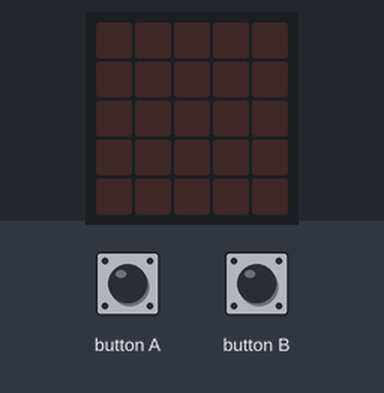
Bench run of a program on a simulated BBC micro:bit (MakeCode). Parts: the board's 5×5 LED display. The test bench sets the inputs (shaded band).

Above: at 1.2 s.
1.3 s: button A pressed for 0.15 s
At 1.9 s:
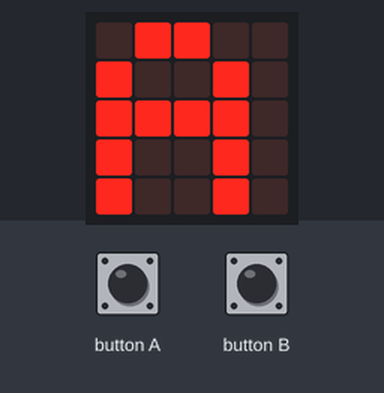
3.5 s: button B pressed for 0.15 s
At 4.1 s:
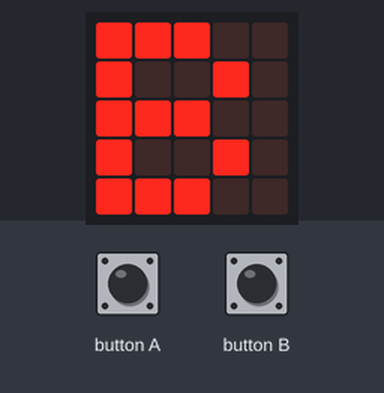
5.7 s: button B pressed for 3.2 s
11.0 s: button A pressed for 3.2 s
At 11.4 s:
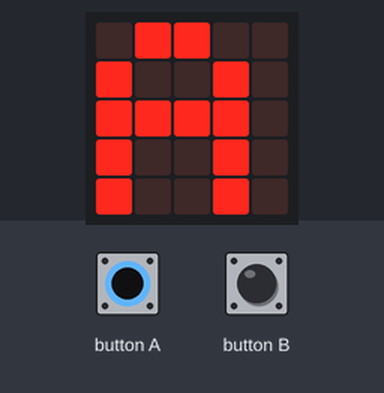
Timing chart, 0 to 14.0 s (numbered marks = the images above; inputs shaded):
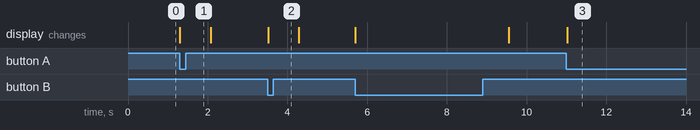

The program:

main.ts
```typescript
basic.forever(function on_forever() {
    //  Bucle para detectar presiones de los botones A y B
    if (input.buttonIsPressed(Button.A)) {
        basic.showString("A")
    } else if (input.buttonIsPressed(Button.B)) {
        basic.showString("B")
    } else {
        basic.clearScreen()
    }

})
```

test.ts
```typescript
// aquí va el archivo "tests"; esto no se compilará cuando este paquete se utilice como una extensión.
```

Measured:
- after the input at 1.3 s, the display: changes at once (image 1)
- after the input at 3.5 s, the display: changes at once (image 2)
- after the input at 11.0 s, the display: changes at once (image 3)
